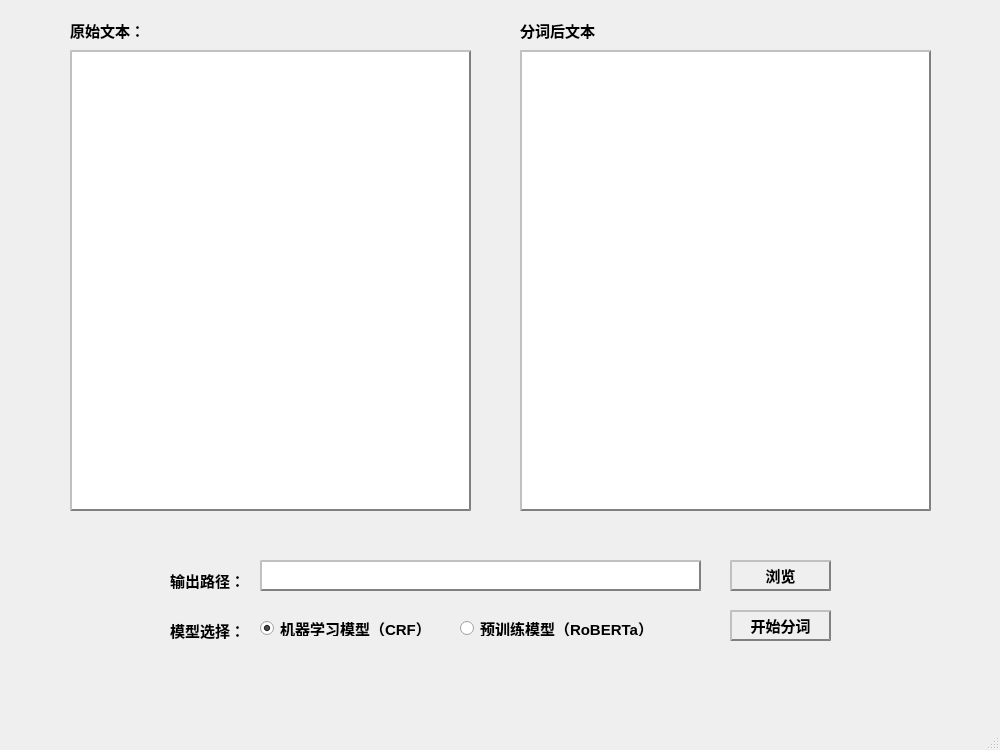
<?xml version="1.0" encoding="UTF-8"?>
<ui version="4.0">
 <class>MainWindow</class>
 <widget class="QMainWindow" name="MainWindow">
  <property name="geometry">
   <rect>
    <x>0</x>
    <y>0</y>
    <width>1000</width>
    <height>750</height>
   </rect>
  </property>
  <property name="windowTitle">
   <string>自动分词</string>
  </property>
  <property name="styleSheet">
   <string notr="true">font-size:15px;
background-image: url(:/bg_image/bgimage.jpg);</string>
  </property>
  <widget class="QWidget" name="centralwidget">
   <widget class="QTextEdit" name="textEdit">
    <property name="geometry">
     <rect>
      <x>70</x>
      <y>50</y>
      <width>401</width>
      <height>461</height>
     </rect>
    </property>
    <property name="styleSheet">
     <string notr="true">border: 2px groove gray;
border-style: outset;</string>
    </property>
    <property name="readOnly">
     <bool>true</bool>
    </property>
   </widget>
   <widget class="QTextEdit" name="textEdit_2">
    <property name="geometry">
     <rect>
      <x>520</x>
      <y>50</y>
      <width>411</width>
      <height>461</height>
     </rect>
    </property>
    <property name="styleSheet">
     <string notr="true">border: 2px groove gray;
border-style: outset;</string>
    </property>
   </widget>
   <widget class="QLabel" name="label">
    <property name="geometry">
     <rect>
      <x>70</x>
      <y>20</y>
      <width>101</width>
      <height>20</height>
     </rect>
    </property>
    <property name="font">
     <font>
      <pointsize>-1</pointsize>
      <weight>75</weight>
      <bold>true</bold>
     </font>
    </property>
    <property name="text">
     <string>原始文本：</string>
    </property>
   </widget>
   <widget class="QLabel" name="label_2">
    <property name="geometry">
     <rect>
      <x>520</x>
      <y>20</y>
      <width>81</width>
      <height>21</height>
     </rect>
    </property>
    <property name="font">
     <font>
      <pointsize>-1</pointsize>
      <weight>75</weight>
      <bold>true</bold>
     </font>
    </property>
    <property name="text">
     <string>分词后文本：</string>
    </property>
   </widget>
   <widget class="QPushButton" name="pushButton">
    <property name="geometry">
     <rect>
      <x>730</x>
      <y>610</y>
      <width>101</width>
      <height>31</height>
     </rect>
    </property>
    <property name="font">
     <font>
      <pointsize>-1</pointsize>
      <weight>75</weight>
      <bold>true</bold>
     </font>
    </property>
    <property name="styleSheet">
     <string notr="true">border: 2px groove gray;
border-style: outset;</string>
    </property>
    <property name="text">
     <string>开始分词</string>
    </property>
   </widget>
   <widget class="QPushButton" name="pushButton_2">
    <property name="geometry">
     <rect>
      <x>730</x>
      <y>560</y>
      <width>101</width>
      <height>31</height>
     </rect>
    </property>
    <property name="font">
     <font>
      <pointsize>-1</pointsize>
      <weight>75</weight>
      <bold>true</bold>
     </font>
    </property>
    <property name="styleSheet">
     <string notr="true">border: 2px groove gray;
border-style: outset;</string>
    </property>
    <property name="text">
     <string>浏览</string>
    </property>
   </widget>
   <widget class="QRadioButton" name="radioButton">
    <property name="geometry">
     <rect>
      <x>260</x>
      <y>620</y>
      <width>161</width>
      <height>16</height>
     </rect>
    </property>
    <property name="font">
     <font>
      <pointsize>-1</pointsize>
      <weight>75</weight>
      <bold>true</bold>
     </font>
    </property>
    <property name="text">
     <string>机器学习模型（CRF）</string>
    </property>
    <property name="checked">
     <bool>true</bool>
    </property>
   </widget>
   <widget class="QRadioButton" name="radioButton_2">
    <property name="geometry">
     <rect>
      <x>460</x>
      <y>620</y>
      <width>191</width>
      <height>16</height>
     </rect>
    </property>
    <property name="font">
     <font>
      <pointsize>-1</pointsize>
      <weight>75</weight>
      <bold>true</bold>
     </font>
    </property>
    <property name="text">
     <string>预训练模型（RoBERTa）</string>
    </property>
   </widget>
   <widget class="QLineEdit" name="lineEdit">
    <property name="geometry">
     <rect>
      <x>260</x>
      <y>560</y>
      <width>441</width>
      <height>31</height>
     </rect>
    </property>
    <property name="styleSheet">
     <string notr="true">border: 2px groove gray;
border-style: outset;</string>
    </property>
    <property name="readOnly">
     <bool>true</bool>
    </property>
   </widget>
   <widget class="QLabel" name="label_3">
    <property name="geometry">
     <rect>
      <x>170</x>
      <y>570</y>
      <width>81</width>
      <height>21</height>
     </rect>
    </property>
    <property name="font">
     <font>
      <pointsize>-1</pointsize>
      <weight>75</weight>
      <bold>true</bold>
     </font>
    </property>
    <property name="text">
     <string>输出路径：</string>
    </property>
   </widget>
   <widget class="QLabel" name="label_4">
    <property name="geometry">
     <rect>
      <x>170</x>
      <y>620</y>
      <width>81</width>
      <height>21</height>
     </rect>
    </property>
    <property name="font">
     <font>
      <pointsize>-1</pointsize>
      <weight>75</weight>
      <bold>true</bold>
     </font>
    </property>
    <property name="text">
     <string>模型选择：</string>
    </property>
   </widget>
  </widget>
  <widget class="QMenuBar" name="menubar">
   <property name="geometry">
    <rect>
     <x>0</x>
     <y>0</y>
     <width>1000</width>
     <height>26</height>
    </rect>
   </property>
  </widget>
  <widget class="QStatusBar" name="statusbar"/>
 </widget>
 <resources>
  <include location="bg.qrc"/>
 </resources>
 <connections/>
</ui>
